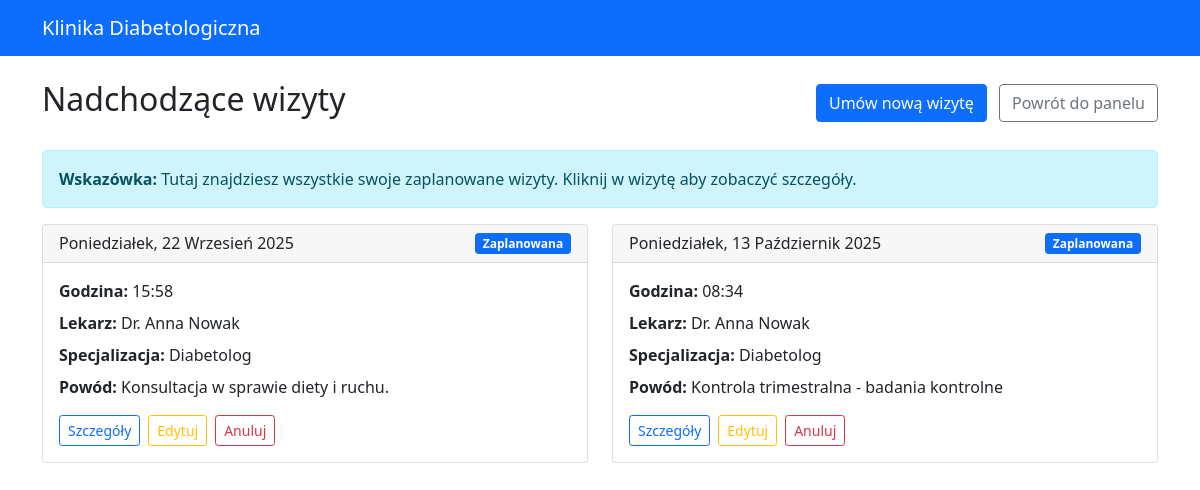
The page /appointments/upcoming/ (signed in) on the database as committed earlier.
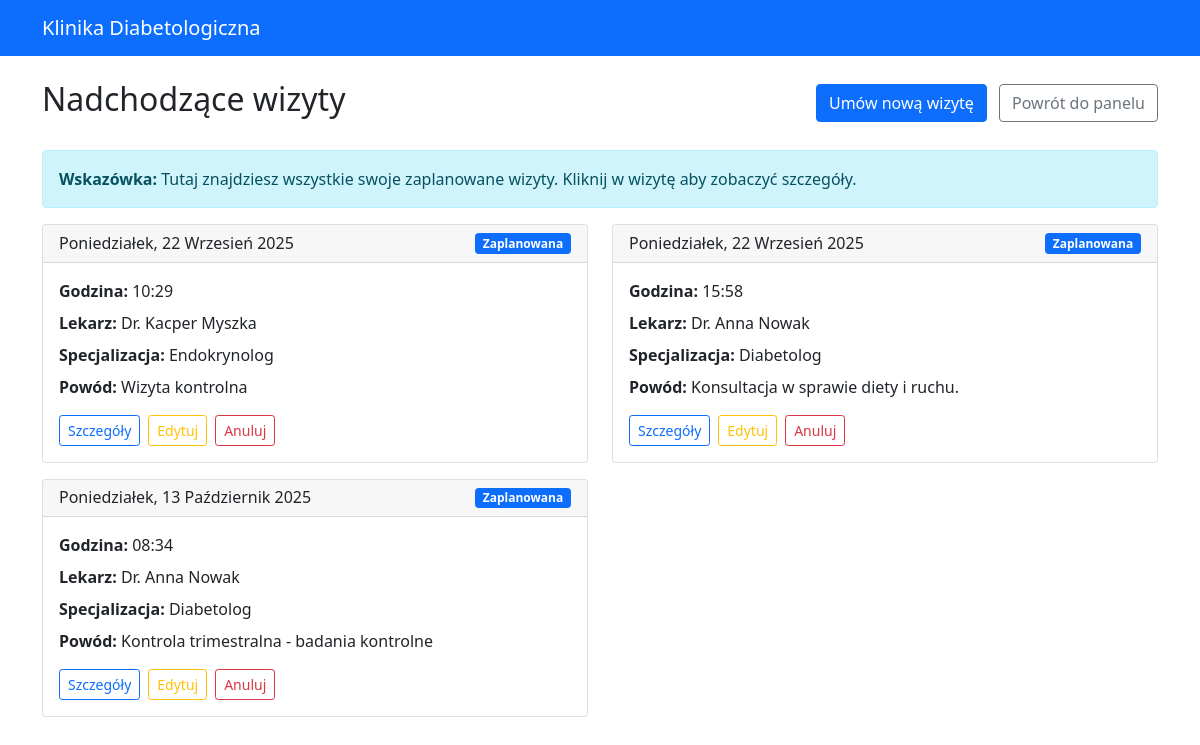
The same page on the database as committed later.
### appointments/models.py (models this page shows, shortened)
class Appointment(models.Model):
    STATUS_CHOICES = [
        ('scheduled', 'Zaplanowana'),
        ('completed', 'Zakończona'),
        ('cancelled', 'Anulowana'),
        ('no_show', 'Niestawiennictwo'),
    ]
    patient = models.ForeignKey(Patient, on_delete=models.CASCADE, related_name='appointments')
    doctor = models.ForeignKey(Doctor, on_delete=models.CASCADE, related_name='appointments')
    appointment_date = models.DateTimeField()
    status = models.CharField(max_length=15, choices=STATUS_CHOICES, default='scheduled')
    reason = models.CharField(max_length=200, help_text="Powód wizyty")
    notes = models.TextField(blank=True, help_text="Notatki z wizyty")
    duration_minutes = models.PositiveIntegerField(default=30)
    created_at = models.DateTimeField(auto_now_add=True)
    updated_at = models.DateTimeField(auto_now=True)
    class Meta:
        ordering = ['-appointment_date']
        verbose_name = "Wizyta"
        verbose_name_plural = "Wizyty"

### doctors/models.py (models this page shows, shortened)
class Doctor(models.Model):
    user = models.OneToOneField(settings.AUTH_USER_MODEL, on_delete=models.CASCADE, related_name='doctor_profile')
    license_number = models.CharField(max_length=20, unique=True)
    specialization = models.CharField(
        max_length=50,
        choices=[
            ('endocrinologist', 'Endokrynolog'),
            ('diabetologist', 'Diabetolog'),
            ('internal_medicine', 'Internista'),
            ('family_medicine', 'Lekarz rodzinny'),
        ]
    )
    years_of_experience = models.PositiveIntegerField()
    office_address = models.TextField()
    consultation_fee = models.DecimalField(max_digits=6, decimal_places=2)
    working_hours_start = models.TimeField()
    working_hours_end = models.TimeField()
    working_days = models.CharField(
        max_length=20,
        choices=[
            ('mon-fri', 'Poniedziałek-Piątek'),
            ('mon-sat', 'Poniedziałek-Sobota'),
            ('tue-thu', 'Wtorek-Czwartek'),
        ],
        default='mon-fri'
    )
    education = models.TextField()
    certifications = models.TextField(blank=True)
    bio = models.TextField(blank=True)
    is_accepting_patients = models.BooleanField(default=True)
    created_at = models.DateTimeField(auto_now_add=True)
    updated_at = models.DateTimeField(auto_now=True)
    class Meta:
        verbose_name = "Lekarz"
        verbose_name_plural = "Lekarze"

### authentication/models.py (models this page shows, shortened)
class User(AbstractUser):
    USER_TYPE_CHOICES = (
        ('patient', 'Pacjent'),
        ('doctor', 'Lekarz'),
    )
    user_type = models.CharField(
        max_length=10,
        choices=USER_TYPE_CHOICES,
        default='patient'
    )
    phone_number = models.CharField(max_length=15, blank=True)
    def is_patient(self):
        return self.user_type == 'patient'

### appointments/views.py (the view)
# urls.py: path('upcoming/', views.upcoming_appointments, name='upcoming'),
@login_required
def upcoming_appointments(request):
    if not request.user.is_patient():
        return redirect('authentication:login')
    patient = request.user.patient_profile
    appointments = Appointment.objects.filter(
        patient=patient,
        status='scheduled',
        appointment_date__gte=timezone.now()
    ).order_by('appointment_date')
    context = {
        'appointments': appointments,
        'patient': patient,
    }
    return render(request, 'appointments/upcoming_appointments.html', context)

### appointments/templates/appointments/upcoming_appointments.html (shortened to what this page needs)
{% extends 'authentication/base.html' %}
{% block content %}
<div class="row">
    <div class="col-md-12">
        <div class="d-flex justify-content-between align-items-center mb-4">
            <h2>Nadchodzące wizyty</h2>
            <div>
                <a href="{% url 'appointments:book_appointment' %}" class="btn btn-primary me-2">
                     Umów nową wizytę
                </a>
                <a href="{% url 'patients:dashboard' %}" class="btn btn-outline-secondary">Powrót do panelu</a>
            </div>
        </div>
        {% if appointments %}
            <div class="alert alert-info mb-3">
                <strong>Wskazówka:</strong> Tutaj znajdziesz wszystkie swoje zaplanowane wizyty.
                Kliknij w wizytę aby zobaczyć szczegóły.
            </div>
            <div class="row">
                {% for appointment in appointments %}
                    <div class="col-md-6 mb-3">
                        <div class="card">
                            <div class="card-header d-flex justify-content-between align-items-center">
                                <h6 class="mb-0">{{ appointment.appointment_date|date:"l, j F Y" }}</h6>
                                <span class="badge bg-primary">{{ appointment.get_status_display }}</span>
                            </div>
                            <div class="card-body">
                                <div class="row">
                                    <div class="col-12">
                                        <p class="mb-2">
                                            <strong>Godzina:</strong> {{ appointment.appointment_date|time:"H:i" }}
                                        </p>
                                        <p class="mb-2">
                                            <strong>Lekarz:</strong> Dr. {{ appointment.doctor.user.first_name }} {{ appointment.doctor.user.last_name }}
                                        </p>
                                        <p class="mb-2">
                                            <strong>Specjalizacja:</strong> {{ appointment.doctor.get_specialization_display }}
                                        </p>
                                        <p class="mb-3">
                                            <strong>Powód:</strong> {{ appointment.reason }}
                                        </p>
                                    </div>
                                </div>
                                <div class="d-flex gap-2">
                                    <a href="{% url 'appointments:detail' appointment.id %}"
                                       class="btn btn-outline-primary btn-sm">
                                         Szczegóły
                                    </a>
                                    <a href="{% url 'appointments:edit_appointment' appointment.id %}"
                                       class="btn btn-outline-warning btn-sm">
                                         Edytuj
                                    </a>
                                    <a href="{% url 'appointments:cancel_appointment' appointment.id %}"
                                       class="btn btn-outline-danger btn-sm">
                                         Anuluj
                                    </a>
                                </div>
                            </div>
                        </div>
                    </div>
                {% endfor %}
            </div>
        {% endif %}
    </div>
</div>
{% endblock %}

Rows that differ between the two databases and show on the page:
added Appointment: appointment_date "Poniedziałek, 22 Wrzesień 2025", status "Zaplanowana", appointment_date "10:29", doctor.user.first_name "Kacper", doctor.user.last_name "Myszka", doctor.specialization "Endokrynolog", reason "Wizyta kontrolna"
